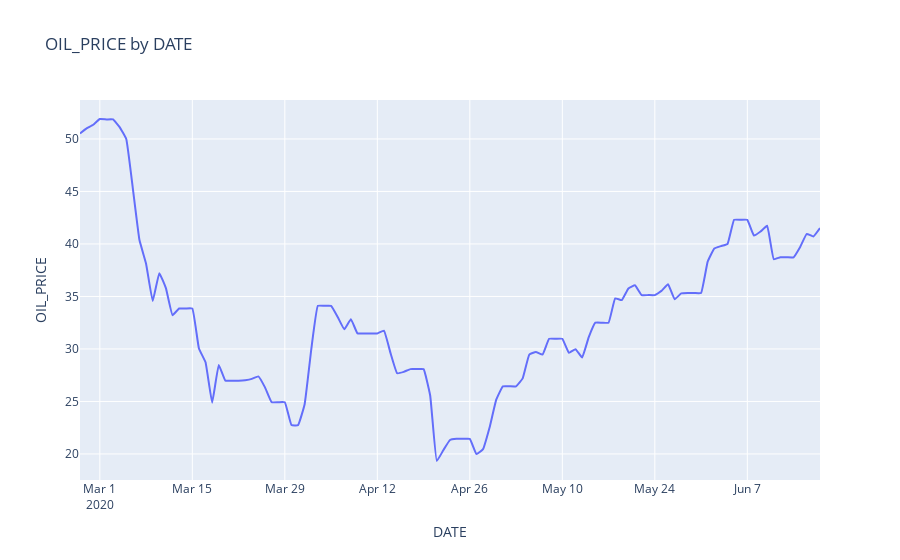

The notebook cell this image was saved under:
### Markdown cell above
THE TREND OF OIL PRICE ACROSS THE YEAR

### Code cell
import pandas as pd

if isinstance(df, (pd.DatetimeIndex, pd.MultiIndex)):
	df = df.to_frame(index=False)

# remove any pre-existing indices for ease of use in the D-Tale code, but this is not required
df = df.reset_index().drop('index', axis=1, errors='ignore')
df.columns = [str(c) for c in df.columns]  # update columns to strings in case they are numbers

chart_data = pd.concat([
	df['DATE'],
	df['OIL_PRICE'],
], axis=1)
chart_data = chart_data.sort_values(['DATE'])
chart_data = chart_data.rename(columns={'DATE': 'x'})
chart_data = chart_data.dropna()

import plotly.graph_objs as go

charts = []
line_cfg = {'line': {'shape': 'spline', 'smoothing': 0.3}, 'mode': 'lines'}
charts.append(go.Scatter(
	x=chart_data['x'], y=chart_data['OIL_PRICE'], name='OIL_PRICE', **line_cfg
))
figure = go.Figure(data=charts, layout=go.Layout({
    'legend': {'orientation': 'h', 'y': -0.3},
    'title': {'text': 'OIL_PRICE by DATE'},
    'xaxis': {'title': {'text': 'DATE'}},
    'yaxis': {'title': {'text': 'OIL_PRICE'}, 'type': 'linear'}
}))

from plotly.offline import iplot, init_notebook_mode
init_notebook_mode(connected=True)
for chart in charts:
     chart.pop('id', None) # for some reason iplot does not like 'id'
iplot(figure)
